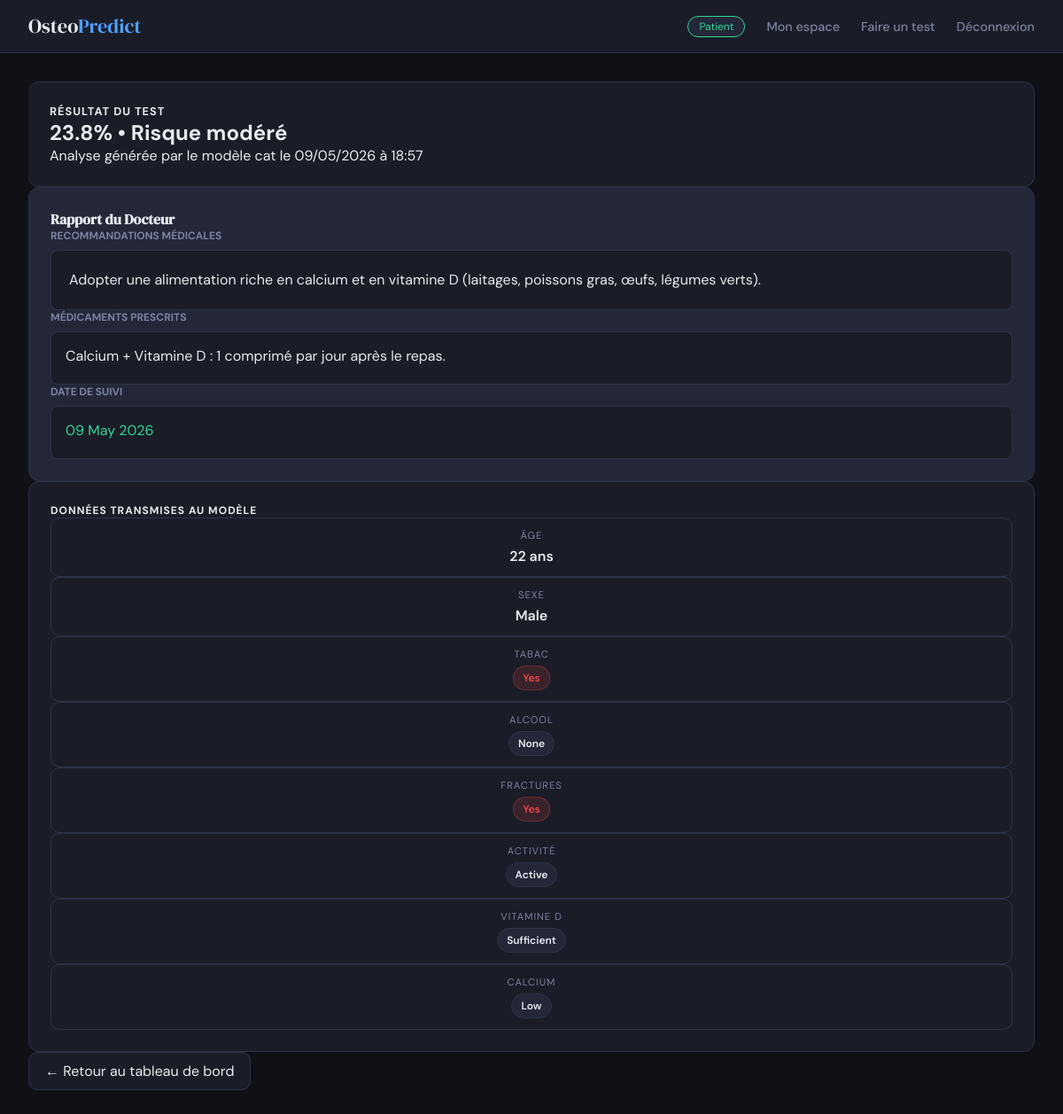
The page /mon-espace/resultats/17/ (signed in) on the database its author committed.
### predictor/models.py (models this page shows, shortened)
class OsteoporosisPrediction(models.Model):
    patient = models.ForeignKey(Patient, on_delete=models.CASCADE, related_name='osteo_predictions')
    age = models.IntegerField()
    gender = models.CharField(max_length=10)
    hormonal_changes = models.CharField(max_length=50)
    family_history = models.CharField(max_length=10)
    race_ethnicity = models.CharField(max_length=50)
    body_weight = models.CharField(max_length=20)
    calcium_intake = models.CharField(max_length=20)
    vitamin_d_intake = models.CharField(max_length=20)
    physical_activity = models.CharField(max_length=20)
    smoking = models.CharField(max_length=10)
    alcohol_consumption = models.CharField(max_length=20)
    medical_conditions = models.CharField(max_length=100)
    medications = models.CharField(max_length=100)
    prior_fractures = models.CharField(max_length=10)
    probability = models.FloatField()
    result = models.IntegerField() # 0 ou 1
    model_used = models.CharField(max_length=50)
    created_at = models.DateTimeField(auto_now_add=True)
    class Meta:
        ordering = ["-created_at"]
    @property
    def risk_level(self):
        if self.probability >= 60:
            return 'critical'
        elif self.probability >= 35:
            return 'high'
        elif self.probability >= 15:
            return 'medium'
        return 'low'
    @property
    def risk_label(self):
        levels = {
            'critical': 'DANGER CRITIQUE',
            'high': 'Risque élevé',
            'medium': 'Risque modéré',
            'low': 'Risque faible'
        }
        return levels.get(self.risk_level, 'Inconnu')

class Treatment(models.Model):
    prediction = models.OneToOneField(OsteoporosisPrediction, on_delete=models.CASCADE, related_name="treatment")
    doctor = models.ForeignKey(User, on_delete=models.CASCADE, related_name="treatments")
    notes = models.TextField()
    medications = models.TextField(blank=True, null=True)
    followup_date = models.DateField(blank=True, null=True)
    created_at = models.DateTimeField(auto_now_add=True)
    updated_at = models.DateTimeField(auto_now=True)

### predictor/views.py (the view)
        def wrapper(request, *args, **kwargs):
            if not request.user.is_authenticated:
                return redirect('login')
            if get_user_role(request.user) != role:
                return redirect('home')
            return view_func(request, *args, **kwargs)

### predictor/views.py (called while the page is built)
def get_user_role(user):
    try:
        return user.profile.role
    except UserProfile.DoesNotExist:
        return None

def require_role(role):
    def decorator(view_func):
        def wrapper(request, *args, **kwargs):
            if not request.user.is_authenticated:
                return redirect('login')
            if get_user_role(request.user) != role:
                return redirect('home')
            return view_func(request, *args, **kwargs)
        wrapper.__name__ = view_func.__name__
        return wrapper
    return decorator

@require_role('patient')
@login_required
def test_result(request, prediction_id):
    prediction = get_object_or_404(OsteoporosisPrediction.objects.select_related('treatment'), id=prediction_id)
    return render(request, 'predictor/test_result.html', {'prediction': prediction})

### predictor/templates/predictor/test_result.html (shortened to what this page needs)
{% extends 'predictor/base.html' %}
{% block content %}
<div class="container mt-4">
    <div class="row justify-content-center">
        <div class="col-md-9">
            <div class="card mb-4" style="border-left: 5px solid {% if prediction.result == 1 %}var(--danger){% else %}var(--success){% endif %};">
                <div class="p-3">
                    <h5 class="text-muted mb-2" style="font-size: 0.8rem; letter-spacing: 1px;">
                        RÉSULTAT DU TEST
                    </h5>
                    <h2 style="color: {% if prediction.result == 1 %}var(--danger){% else %}var(--success){% endif %}; margin-bottom: 0;">
                        {{ prediction.probability|floatformat:1 }}% • {{ prediction.risk_label }}
                    </h2>
                    <p class="text-muted small mt-2 mb-0">
                        Analyse générée par le modèle {{ prediction.model_used|default:"IA" }} le {{ prediction.created_at|date:"d/m/Y à H:i" }}
                    </p>
                </div>
            </div>
            {% if prediction.treatment %}
            <div class="card mb-4" style="background-color: var(--surface2); border: 1px solid var(--border);">
                <div class="p-3">
                    <h4 class="mb-4" style="font-family: var(--font-display);">
                         Rapport du Docteur
                    </h4>
                    <div class="mb-4">
                        <label class="section-label">Recommandations médicales</label>
                        <div class="content-box">
                            {{ prediction.treatment.notes|linebreaks }}
                        </div>
                    </div>
                    <div class="row g-3">
                        <div class="col-md-6">
                            <label class="section-label">Médicaments prescrits</label>
                            <div class="info-box">
                                {{ prediction.treatment.medications|default:"Aucune prescription spécifique" }}
                            </div>
                        </div>
                        <div class="col-md-6">
                            <label class="section-label">Date de suivi</label>
                            <div class="info-box">
                                {% if prediction.treatment.followup_date %}
                                    <span style="color: var(--accent-patient);">
                                         {{ prediction.treatment.followup_date|date:"d F Y" }}
                                    </span>
                                {% else %}
                                    <span class="text-muted">Non planifiée</span>
                                {% endif %}
                            </div>
                        </div>
                    </div>
                </div>
            </div>
            {% else %}
            <div class="card mb-4 text-center" style="background: var(--surface2); border: 1px dashed var(--border);">
                <div class="p-4 text-muted">
                    Le médecin n'a pas encore rédigé de recommandations pour cette analyse.
                </div>
            </div>
            {% endif %}
            <div class="card mb-4">
                <div class="p-3">
                    <h6 class="text-muted mb-3" style="text-transform: uppercase; font-size: 0.75rem; letter-spacing: 1px;">
                        Données transmises au modèle
                    </h6>
                    <div class="row g-3">
                        <div class="col-6 col-md-3">
                            <div class="data-card">
                                <span class="label">Âge</span>
                                <span class="value">{{ prediction.age }} ans</span>
                            </div>
                        </div>
                        <div class="col-6 col-md-3">
                            <div class="data-card">
                                <span class="label">Sexe</span>
                                <span class="value">{{ prediction.gender }}</span>
                            </div>
                        </div>
                        <div class="col-6 col-md-3">
                            <div class="data-card">
                                <span class="label">Tabac</span>
                                <span class="badge {% if prediction.smoking == 'Yes' %}bad-danger{% else %}bad-ok{% endif %}">
                                    {{ prediction.smoking }}
                                </span>
                            </div>
                        </div>
                        <div class="col-6 col-md-3">
                            <div class="data-card">
                                <span class="label">Alcool</span>
                                <span class="badge">{{ prediction.alcohol_consumption }}</span>
                            </div>
                        </div>
                        <div class="col-6 col-md-3">
                            <div class="data-card">
                                <span class="label">Fractures</span>
                                <span class="badge {% if prediction.prior_fractures == 'Yes' %}bad-danger{% else %}bad-ok{% endif %}">
                                    {{ prediction.prior_fractures }}
                                </span>
                            </div>
                        </div>
                        <div class="col-6 col-md-3">
                            <div class="data-card">
                                <span class="label">Activité</span>
                                <span class="badge">{{ prediction.physical_activity }}</span>
                            </div>
                        </div>
                        <div class="col-6 col-md-3">
                            <div class="data-card">
                                <span class="label">Vitamine D</span>
                                <span class="badge">{{ prediction.vitamin_d_intake }}</span>
                            </div>
                        </div>
                        <div class="col-6 col-md-3">
                            <div class="data-card">
                                <span class="label">Calcium</span>
                                <span class="badge">{{ prediction.calcium_intake }}</span>
                            </div>
                        </div>
                    </div>
                </div>
            </div>
            <div class="text-center mt-4">
                <a href="{% url 'patient_dashboard' %}" class="modern-btn">
                    ← Retour au tableau de bord
                </a>
            </div>
        </div>
    </div>
</div>
{% endblock %}

### predictor/templates/predictor/base.html (style rules this page uses)
:root { --bg: #0f1117; --surface: #1a1d27; --surface2: #232738; --border: #2d3248; --text: #e8eaf0; --text-muted: #7c82a0; --accent-doctor: #4f9eff; --accent-patient: #34d399; --danger: #f87171; --warning: #fbbf24; --font-display: 'DM Serif Display', serif; --font-body: 'DM Sans', sans-serif; }
* { box-sizing: border-box; margin: 0; padding: 0; }
body { font-family: var(--font-body); background: var(--bg); color: var(--text); min-height: 100vh; }
.card { background: var(--surface); border: 1px solid var(--border); border-radius: 12px; padding: 1.5rem; }
.badge { display: inline-block; padding: 3px 10px; border-radius: 20px; font-size: 0.75rem; font-weight: 600; }

### predictor/templates/predictor/test_result.html (style rules this page uses)
.section-label { color: var(--text-muted); font-size: 0.75rem; text-transform: uppercase; font-weight: bold; display: block; margin-bottom: 0.5rem; }
.content-box { font-size: 1rem; line-height: 1.6; color: var(--text); background: var(--surface); padding: 1.25rem; border-radius: 8px; border: 1px solid var(--border); }
.info-box { background: var(--surface); border: 1px solid var(--border); padding: 1rem; border-radius: 8px; min-height: 60px; }
.data-card { background: var(--surface); border: 1px solid var(--border); border-radius: 10px; padding: 12px; text-align: center; }
.label { display: block; font-size: 0.7rem; text-transform: uppercase; color: var(--text-muted); margin-bottom: 6px; letter-spacing: 1px; }
.value { font-size: 1rem; font-weight: 600; color: var(--text); }
.badge { display: inline-block; padding: 5px 10px; border-radius: 999px; font-size: 0.75rem; background: var(--surface2); color: var(--text); border: 1px solid var(--border); }
.bad-danger { background: rgba(239, 68, 68, 0.15); color: #ef4444; border-color: rgba(239, 68, 68, 0.3); }
.modern-btn { display: inline-block; padding: 10px 18px; border-radius: 10px; border: 1px solid var(--border); background: var(--surface); color: var(--text); text-decoration: none; transition: 0.2s; }

### rows shown on the page
OsteoporosisPrediction: probability "23.8", risk_label "Risque modéré", model_used "cat", created_at "09/05/2026 à 18:57", treatment.notes "Adopter une alimentation riche en calcium et en vitamine D (laitages, poissons gras, œufs, légumes verts).", treatment.medications "Calcium + Vitamine D : 1 comprimé par jour après le repas.", treatment.followup_date "09 May 2026", age "22", gender "Male", smoking "Yes", alcohol_consumption "None", prior_fractures "Yes", physical_activity "Active", vitamin_d_intake "Sufficient", calcium_intake "Low"
